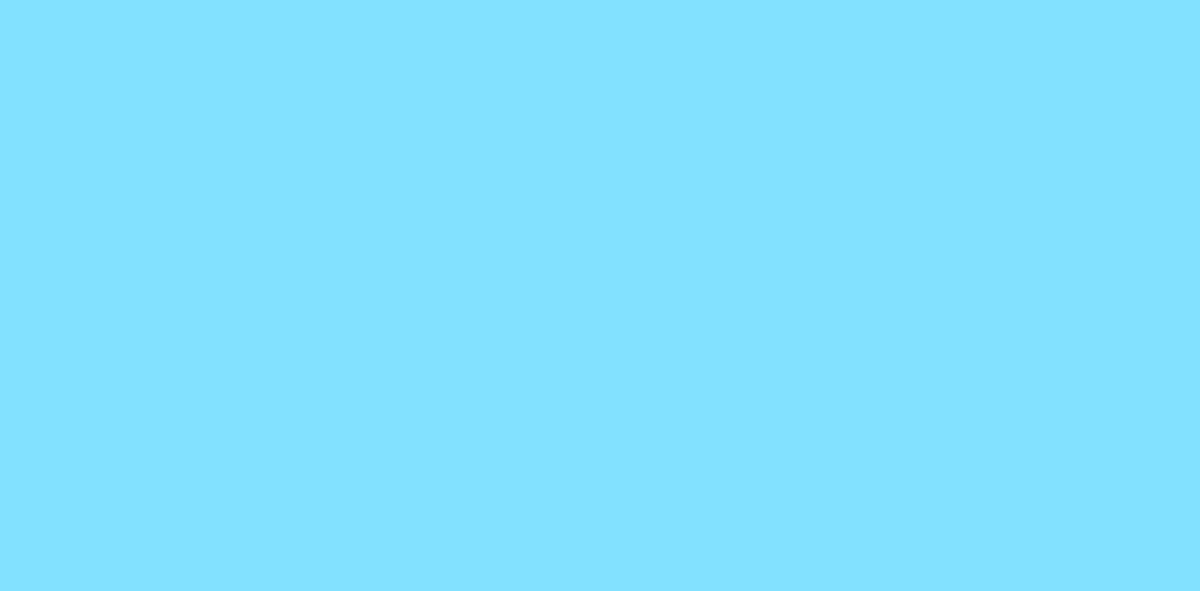
Frame 1 (no input)
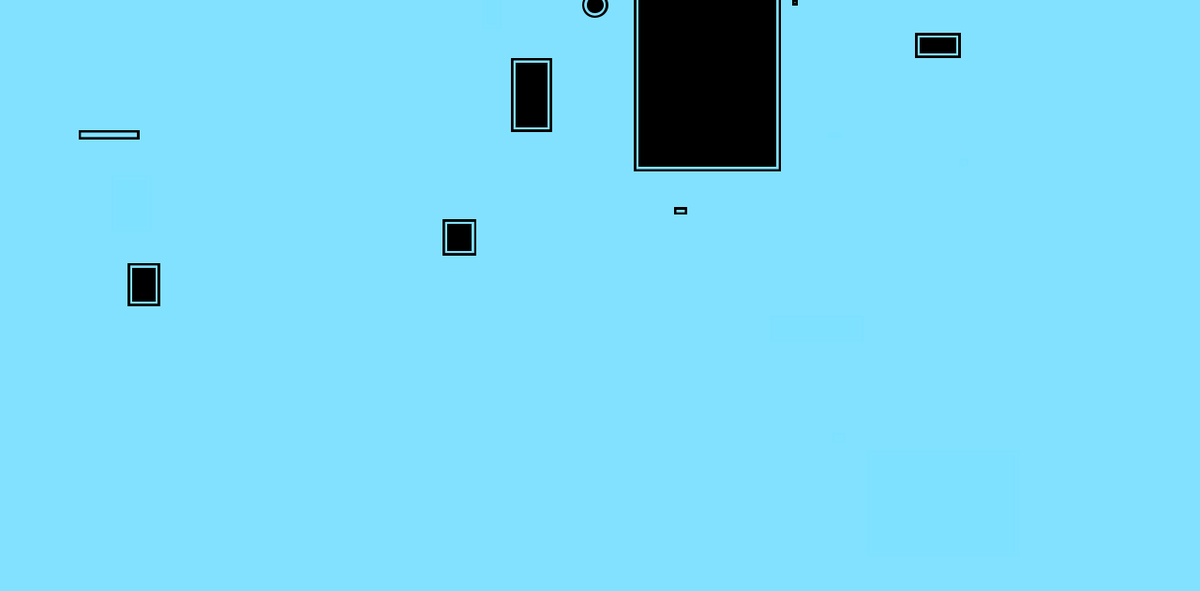
Frame 60 (the mouse pressed at the canvas centre just before this capture)
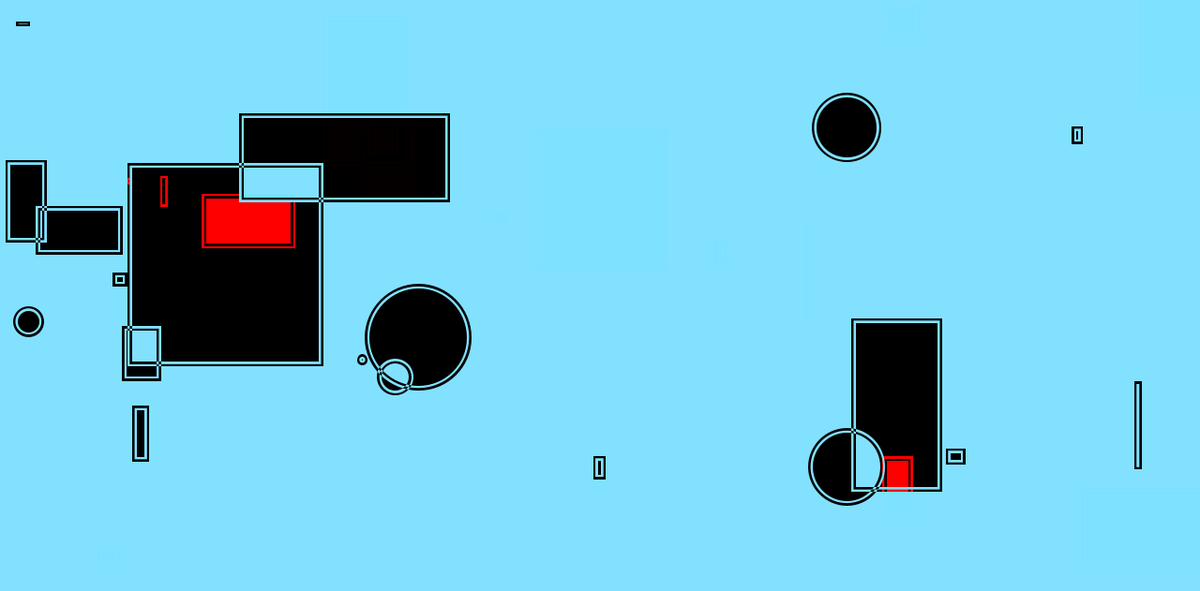
Frame 120 (the mouse held since frame 60 and released just before this capture)

The Processing sketch that drew these frames (run headless with seeded random() and noise(); from frame 60 on, the mouse is pressed at the canvas centre):

// Processing sketch: sketch_20190617
// ── sketch_20190617.pde

ArrayList<Circle> circles;

void setup(){
  size(1280,631);
  circles = new ArrayList<Circle>();
  //circles.add(new Circle(200,200)); 
}

void draw(){
  background(130, 225, 255);
  frameRate(50);
  float x = random(width);
  float y = random(height);
  circles.add(new Circle(x,y)); 
  
  for(Circle c : circles) {
    if (c.edges()) {
      c.growing = false;
    }
  c.show();
  c.grow();
  }
}

//void newCircle(){
  
//  float x = random(width);
//  float y = random(height);
  
//  boolean vaild = true;
//  for (Circle c : circles) {
//    float d = dist(x,y,c.x,c.y);
//    if (d < c.r){
//      valid = false ;
//      break;
//    }
    
//    if (vaild){
//  circles.add(new Circle(x,y));
//    }
  
// }
//}

// ── Circle.pde
class Circle{
  float x;
  float y;
  float r;
     
     boolean growing = true;
  
  Circle(float x_, float y_){
   x = x_;
   y = y_;
   r = 0.5;
  
  }
  
  void grow(){
   if (growing) { 
    r = r - random(-10,10)+random(-10,10); 
   }
  }
  
  boolean edges(){
   return (x + r > width || x - r < 0 || y + r > height || y - r < 0) ;
  }
  
  void show(){
   strokeWeight(5);
   stroke(255,0,0);
   blendMode(DIFFERENCE);
   fill(255,0,0);
   //rect(x, y, r*2, r*2);
   //rect(x, y, r*random(-2,2), r*random(-2,2));
   rect(x*random(10), y*random(10), r*random(-3,3), r*random(-3,3));
   stroke(130, 225, 255);
   fill(130, 225, 255);
   rect(x*random(10), y*random(10), r*random(-3,3), r*random(-3,3));
   ellipse(x*random(20), y*random(20), r, r);
  }
}
